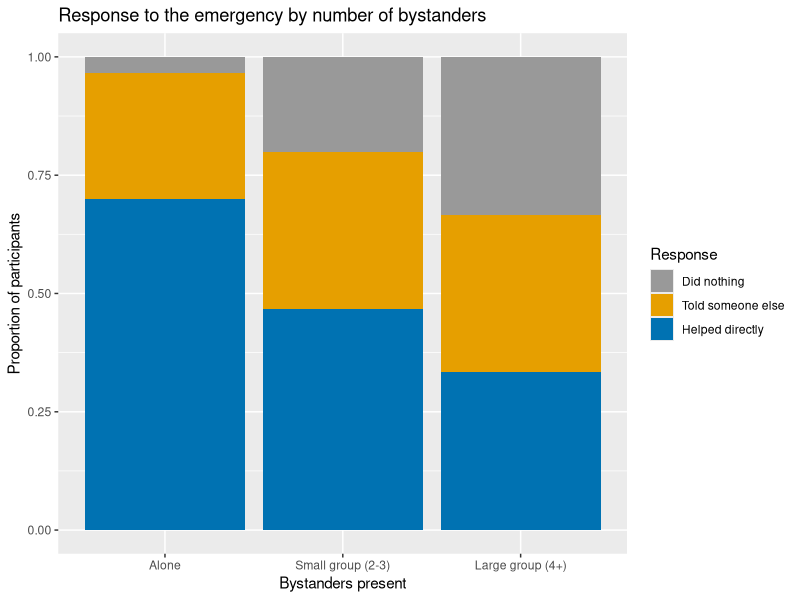
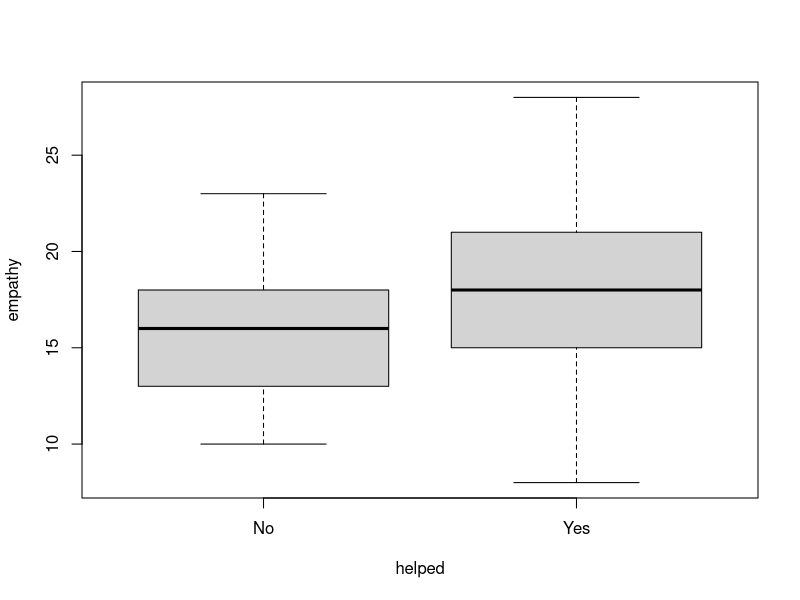

Recreate these plots in R, in order.
## ---- chunk 1
library(ggplot2)
## ---- chunk 2
#| echo: false
df <- read.csv("data/bystander_study.csv")
## ---- chunk 3
df$group_size <- factor(df$group_size,
                        levels = c("Alone", "Small group (2-3)", "Large group (4+)"))
df$training   <- factor(df$training,
                        levels = c("None", "First aid", "Medical professional"))
df$response   <- factor(df$response,
                        levels = c("Did nothing", "Told someone else", "Helped directly"))

## ---- chunk 4
head(df)
## ---- chunk 5
table(df$response)
## ---- chunk 6

tab_g <- table(df$group_size, df$response)       # predictor first, so it forms the rows
addmargins(tab_g)
proportions(tab_g, margin = 1)   # row proportions

round(100 * proportions(tab_g, margin = 1), 1)   # row percentages
## ---- chunk 7
ggplot(df, aes(x = group_size, fill = response)) +
  geom_bar(position = "fill") +
  scale_fill_manual(values = c("Did nothing" = "#999999",
                               "Told someone else" = "#E69F00",
                               "Helped directly" = "#0072B2")) +
  labs(title = "Response to the emergency by number of bystanders",
       x = "Bystanders present", y = "Proportion of participants", fill = "Response")
## ---- chunk 8
chi_g <- chisq.test(tab_g)
chi_g

## ---- chunk 9
round(chi_g$expected, 2) #display expected count table
all(chi_g$expected >= 1)        # if all are at least 1 then this returns TRUE
mean(chi_g$expected >= 5)       # if the mean of this is at least 0.8 then at least 80% of cells have at least 5
#Here: 1 (100%) means every cell at least 5, so the chi-square is valid
## ---- chunk 10
round(chi_g$stdres, 2)          # which cells differ from expected? (beyond +/- 1.96)

## ---- chunk 11
abs(round(chi_g$stdres, 2)) > 1.96          # which cells differ from expected? (beyond +/- 1.96)

## ---- chunk 12

chi_sq_g <- unname(chi_g$statistic)
N        <- sum(tab_g)
k        <- min(dim(tab_g))
V_g      <- sqrt(chi_sq_g / (N * (k - 1)))
round(V_g, 2)
## ---- chunk 13
#| class-output: wrap-output

# ---- Helper functions for APA formatting --------------------
# APA: no leading zero for p and V, and p < .001 rather than p = .000
apa_p <- function(p) if (p < .001) "< .001" else paste0("= ", sub("^0", "", sprintf("%.3f", p)))
apa_2 <- function(x) sub("^0", "", sprintf("%.2f", x))



cat(sprintf(
  "A chi-square test of independence showed that response to the emergency depended on the number of bystanders present, χ²(%d, N = %d) = %.2f, p %s, Cramer's V = %s. Participants who were alone were the least likely to do nothing (%.1f%%), compared with %.1f%% in small groups and %.1f%% in large groups. Adjusted standardised residuals showed that people alone helped directly more often than expected (z = %.2f), while people in large groups did nothing more often than expected (z = %.2f).\n",
  chi_g$parameter, N, chi_sq_g, apa_p(chi_g$p.value), apa_2(V_g),
  100 * proportions(tab_g, 1)["Alone", "Did nothing"],
  100 * proportions(tab_g, 1)["Small group (2-3)", "Did nothing"],
  100 * proportions(tab_g, 1)["Large group (4+)", "Did nothing"],
  chi_g$stdres["Alone", "Helped directly"],
  chi_g$stdres["Large group (4+)", "Did nothing"]))
## ---- chunk 14
tab_t <- table(df$training, df$response)
addmargins(tab_t)
round(100 * proportions(tab_t, margin = 1), 1)

# Run the chi-square FIRST to see why it can't be trusted: note the warning
chi_t <- chisq.test(tab_t)      # R warns: "Chi-squared approximation may be incorrect"
round(chi_t$expected, 2)
all(chi_t$expected >= 1)        # TRUE ... but
mean(chi_t$expected >= 5) 

## ---- chunk 15
fisher_t <- fisher.test(tab_t, workspace = 2e7)
fisher_t
## ---- chunk 16
#| class-output: wrap-output

cat(sprintf(
  "Because the expected counts were too small for a χ² test (only %.0f%% of cells had an expected count of at least 5), a Fisher-Freeman-Halton exact test was used. Response to the emergency was related to training, p %s. Medical professionals were the most likely to help directly (%d of %d, %.1f%%), followed by first aiders (%.1f%%) and untrained participants (%.1f%%); %.1f%% of untrained participants did nothing.\n",
  100 * mean(chi_t$expected >= 5), apa_p(fisher_t$p.value),
  tab_t["Medical professional", "Helped directly"], sum(tab_t["Medical professional", ]),
  100 * proportions(tab_t, 1)["Medical professional", "Helped directly"],
  100 * proportions(tab_t, 1)["First aid", "Helped directly"],
  100 * proportions(tab_t, 1)["None", "Helped directly"],
  100 * proportions(tab_t, 1)["None", "Did nothing"]))

## ---- chunk 17
#Collapse the 3-level response into a yes/no variable.
# "No" is first so that glm models the probability of "Yes".
df$helped <- factor(ifelse(df$response == "Did nothing", "No", "Yes"),
                    levels = c("No", "Yes"))

## ---- chunk 18
# Always check a recode worked
table(df$response, df$helped)
## ---- chunk 19
# Look at the data first: mean empathy in each group
tapply(df$empathy, df$helped, mean)

## ---- chunk 20
boxplot(empathy ~ helped, df)

## ---- chunk 21
m_help <- glm(helped ~ empathy, data = df, family = binomial)
summary(m_help)

## ---- chunk 22
exp(coef(m_help))
exp(confint.default(m_help))

## ---- chunk 23
sd(df$empathy)
exp(4 * coef(m_help)["empathy"])
## ---- chunk 24
# Overall model test: likelihood-ratio chi-square (null deviance - residual deviance)
lr_chi <- m_help$null.deviance - m_help$deviance
lr_df  <- m_help$df.null - m_help$df.residual
lr_p   <- pchisq(lr_chi, df = lr_df, lower.tail = FALSE)
round(c(lr_chi, lr_df, lr_p),3)
## ---- chunk 25
# McFadden's pseudo R-squared = 1 - residual deviance / null deviance
mcf_r2 <- 1 - m_help$deviance / m_help$null.deviance
round(mcf_r2, 3)
## ---- chunk 26
#| class-output: wrap-output

co  <- summary(m_help)$coefficients
ci  <- exp(confint.default(m_help))["empathy", ]
cat(sprintf(
  "A logistic regression was used to test whether empathy predicted helping (taking any action, versus doing nothing). The model was significant, χ²(%d, N = %d) = %.2f, p %s, McFadden R² = %s. Higher empathy was associated with greater odds of helping, b = %.2f, SE = %.2f, Wald z = %.2f, p %s. Each additional point on the empathy scale multiplied the odds of helping by %.2f, OR = %.2f, 95%% CI [%.2f, %.2f]; equivalently, a 4-point increase in empathy (about one standard deviation) was associated with %.2f times the odds of helping.\n",
  lr_df, nrow(df), lr_chi, apa_p(lr_p), apa_2(mcf_r2),
  co["empathy", "Estimate"], co["empathy", "Std. Error"], co["empathy", "z value"],
  apa_p(co["empathy", "Pr(>|z|)"]),
  exp(co["empathy", "Estimate"]), exp(co["empathy", "Estimate"]), ci[1], ci[2],
  exp(4 * co["empathy", "Estimate"])))
